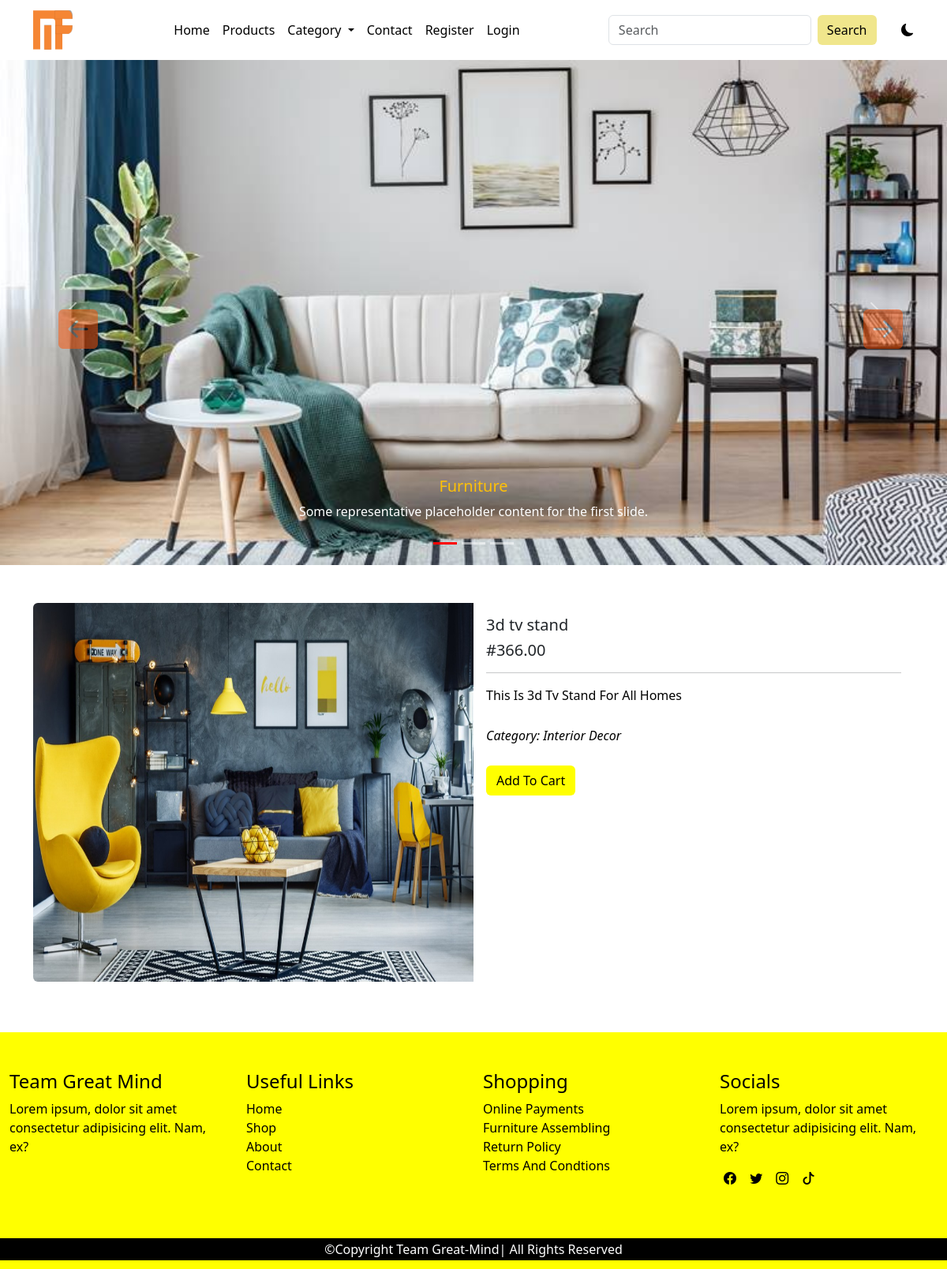
Page /detail/2/3d-tv-stand/ on the committed database.
### main/models.py (models this page shows, shortened)
class AppInfo(models.Model):
    appname=models.CharField(max_length=50)
    logo=models.ImageField(upload_to='logo')
    carousel1 = models.ImageField(upload_to='carousel1')
    carousel2 = models.ImageField(upload_to='carousel2')
    carousel3 = models.ImageField(upload_to='carousel3')
    banner = models.ImageField(upload_to='banner')
    copyright = models.IntegerField()

class Product(models.Model):
    category=models.ForeignKey(Category, on_delete=models.CASCADE)
    name=models.CharField(max_length=50)
    slug=models.SlugField(unique=True)
    pix=models.ImageField(upload_to='pix')
    price=models.DecimalField(max_digits=5, decimal_places=2)
    discount_price=models.DecimalField(max_digits=5, decimal_places=2, blank=True, null=True)
    description=models.TextField()
    featured= models.BooleanField(default=False)
    uploaded=models.DateField(auto_now=True)
    edited=models.DateField(auto_now_add=True)

class Category(models.Model):
    name=models.CharField(max_length=50)
    slug=models.SlugField(unique=True)
    img=models.ImageField(upload_to="catimg")
    def __str__(self):
        return self.name

### main/views.py (the view)
# urls.py: path('detail/<str:id>/<slug:slug>/', views.detail, name='detail'),
def detail(request, id, slug):
      detail=Product.objects.get(pk=id)
      context={
            'detail': detail
      }
      return render(request, 'detail.html', context)

### main/context_processor.py (called while the page is built)
def dropdown(request):
    info = AppInfo.objects.get(pk=1)
    fdog = Category.objects.all()
    context={
        'info': info,
        'fdog': fdog,
    }
    return context

def cartcount(request):
    count=Cart.objects.filter(user__username = request.user.username, paid=False)
    itemcount=0
    for item in count:
        itemcount+=item.quantity
    context ={
        'itemcount': itemcount
    }
    return context

### main/templates/detail.html (shortened to what this page needs)
{% extends 'base.html' %}
{% block header %} {% include 'header.html' %} {% endblock header%}
{% block carousel %} {% include 'carousel.html' %} {% endblock carousel%}
{% block content %}
    <div class="container mt-5 mb-5">
            <div class="row fdet">
                <div class="card mb-3">
                    <div class="row g-0">
                        <div class="col-md-6">
                            <img src="{{detail.pix.url}}" class="img-fluid rounded-start" alt="..." style="height: 60vh" style="width: 500px">
                        </div>
                        <div class="col-md-6">
                            <div class="card-body">
                                <h5 class="card-title">{{detail.name}}</h5>
                                <h5 class="card-title">#{{detail.price}}</h5>
                                <hr>
                                <p class="card-text">{{detail.description|title}}</p>
                                <p class="text-capitalize fdetcat">Category: <span>{{detail.category|title}}</span> </p>
                                    <button class="btn text-capitalize" type="submit">add to cart</button>
                            </div>
                        </div>
                    </div>
                </div>
            </div>
        </div>
{% endblock content%}
{%block footer %} {% include 'footer.html' %} {% endblock footer %}

### main/templates/header.html (shortened to what this page needs)
<nav class="navbar navbar-expand-lg ">
        <div class="container ">
            <a class="navbar-brand" href="#"><img src="{{info.logo.url}}" alt="" height="50px" width="50px"></a>
            <div class="collapse navbar-collapse" id="navbarSupportedContent">
                <ul class="navbar-nav mx-auto mb-2 mb-lg-0">
                    {% if user.is_authenticated %}
                        <li class="nav-item">
                            <a class="nav-link " href="{% url 'home' %}">Home</a>
                        </li>
                        <li class="nav-item">
                            <a class="nav-link" href="{% url 'products' %}">Products</a>
                        </li>
                        <li class="nav-item dropdown">
                            <a class="nav-link dropdown-toggle" href="#" role="button" data-bs-toggle="dropdown" aria-expanded="false">
                                Category
                            </a>
                            <ul class="dropdown-menu">
                                {% for item in fdog %}
                                <li><a class="dropdown-item" href="{% url 'category' item.id item.slug %}">{{item.name|title}}</a></li>
                                {% endfor %}
                            </ul>
                        </li>
                        <li class="nav-item">
                            <a class="nav-link" href="{% url 'contact' %}">Contact</a>
                        </li>
                         <li class="nav-item">
                        <a class="nav-link" href="{% url 'cart' %}">
                            <div class="wrapper">
                                <i class="bi bi-cart3"></i>
                                <span class="badge">{{itemcount}}</span>
                            </div>
                        </a>
                        </li>
                    <li class="nav-item dropdown">
                        <a class="nav-link dropdown-toggle" href="#" role="button" data-bs-toggle="dropdown" aria-expanded="false">
                            {% if user.customer %}
                            <img src="{{user.customer.pix.url}}" alt="" height="20px" width="20px">
                            {% endif %}
                            <span>{{user.username}}</span>
                        </a>
                        <ul class="dropdown-menu">
                            <li><a class="dropdown-item" href="{% url 'profile' %}">Profile</a></li>
                            <li><a class="dropdown-item" href="{% url 'signout' %}">Log out</a></li>
                            <li>
                                <hr class="dropdown-divider">
                            </li>
                            <li><a class="dropdown-item" href="#">Something else here</a></li>
                        </ul>
                    </li>
                    {% else %}
                    <li class="nav-item">
                        <a class="nav-link " href="{% url 'home' %}">Home</a>
                    </li>
                    <li class="nav-item">
                        <a class="nav-link" href="{% url 'products' %}">Products</a>
                    </li>
                    <li class="nav-item dropdown">
                            <a class="nav-link dropdown-toggle" href="#" role="button" data-bs-toggle="dropdown"
                                aria-expanded="false">
                                Category
                            </a>
                    </li>
                    <li class="nav-item">
                        <a class="nav-link" href="{% url 'contact' %}">Contact</a>
                    </li>
                    <li class="nav-item">
                        <a class="nav-link" href="{% url 'signup' %}">Register</a>
                    </li>
                    <li class="nav-item">
                        <a class="nav-link" href="{% url 'signin' %}">Login</a>
                    </li>
                   {% endif %}
                </ul>
                <form class="d-flex search" role="search" action="{% url 'search' %}" method="POST">
                    <input class="form-control me-2" name="search" type="search" placeholder="Search" aria-label="Search">
                    <button class="btn btn-outline-success" type="submit">Search</button>
                </form>
                 <div class="samson">
                    <i class="bi bi-moon-fill"></i>
                 </div>
            </div>
        </div>
    </nav>

### main/templates/carousel.html (shortened to what this page needs)
<div>
        <div id="carouselExampleCaptions" class="carousel slide">
            <div class="carousel-indicators">
                <button type="button" data-bs-target="#carouselExampleCaptions" data-bs-slide-to="0" class="active"
                    aria-current="true" aria-label="Slide 1"></button>
                <button type="button" data-bs-target="#carouselExampleCaptions" data-bs-slide-to="1"
                    aria-label="Slide 2"></button>
                <button type="button" data-bs-target="#carouselExampleCaptions" data-bs-slide-to="2"
                    aria-label="Slide 3"></button>
            </div>
            <div class="carousel-inner">
                <div class="carousel-item active">
                    <img src="{{info.carousel1.url}}" class="d-block w-100" alt="..." >
                    <div class="carousel-caption d-none d-md-block">
                        <h5 class="text-capitalize text-warning">Furniture</h5>
                        <p>Some representative placeholder content for the first slide.</p>
                    </div>
                </div>
            </div>
            <button class="carousel-control-prev" type="button" data-bs-target="#carouselExampleCaptions" data-bs-slide="prev">
                <span class="carousel-control-prev-icon" aria-hidden="true"> <i class="bi bi-arrow-left-square-fill"></i></span>
            </button>
            <button class="carousel-control-next" type="button" data-bs-target="#carouselExampleCaptions" data-bs-slide="next">
                <span class="carousel-control-next-icon " aria-hidden="true"> <i class="bi bi-arrow-right-square-fill"></i></span>
            </button>
        </div>
    </div>

### main/static/css/style.css (style rules this page uses)
* { box-sizing: border-box; padding: 0; margin: 0; }
.samson { margin-left: 3%; cursor: pointer; }
:root { --bg: white; --icon: black; --text: black; --card: black; }
body { background: var(--bg) !important; color: var(--text) !important; overflow: hidden; }
.navbar { background: var(--bg); }
.navbar-nav a { color: var(--text); font-weight: 500; }
.search button { background-color: khaki; border: none; color: black; font-weight: 300; }
.carousel-control-prev { font-size: 50px; color: rgb(255, 81, 0); }
.carousel-control-next { font-size: 50px; color: rgb(255, 81, 0); }
.carousel-item img { height: 80vh; }
.carousel-indicators .active { background-color: red !important; }
.fdet .card { border: none; }
.fdet .btn { background-color: yellow; color: black; margin-top: 2%; }
.fdet p { color: black; }
.fdetcat { font-weight: 500; padding-top: 2%; font-style: italic; }

### rows in the picture
AppInfo: logo (picture), carousel1 (picture)
Product: pix (picture), name "3d tv stand", price "366.00", description "This Is 3d Tv Stand For All Homes", category "Interior Decor"
